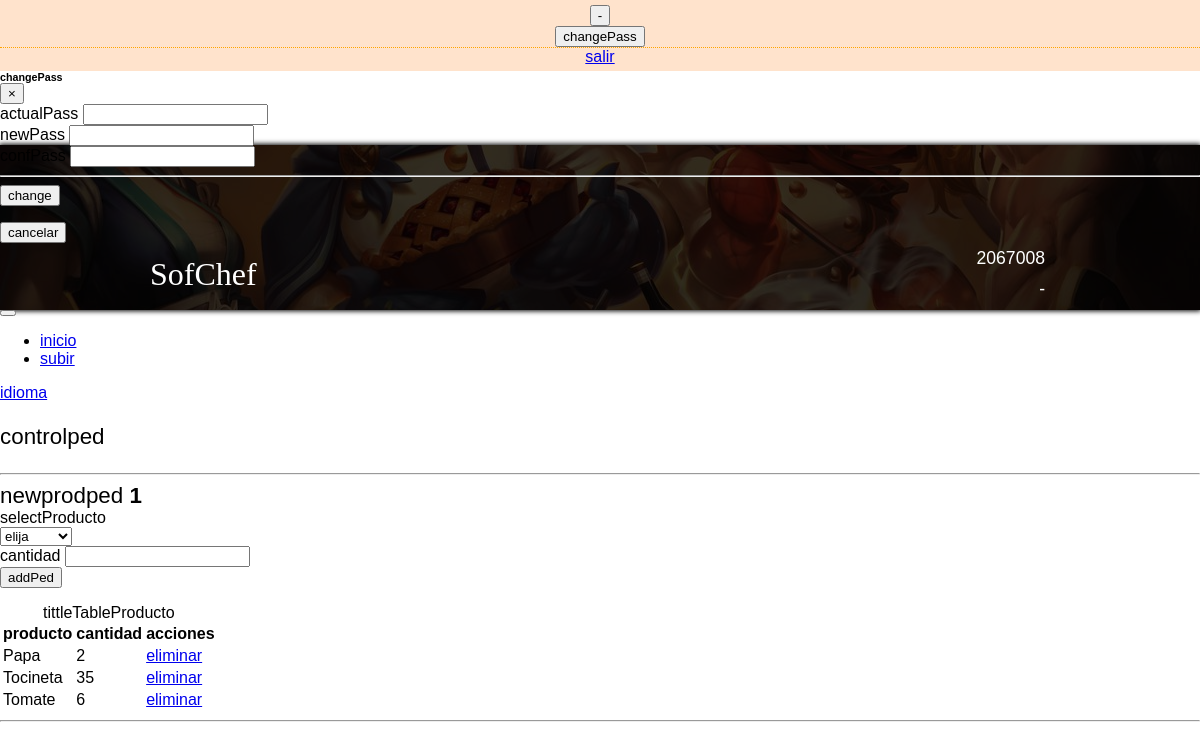
The page /views/pedido/pedidoHP.php?id=1 on the database its author committed.
### tables this page shows
CREATE TABLE `pedido_has_producto` (
  `pedido_idpedido` int(11) NOT NULL,
  `producto_idproducto` int(11) NOT NULL,
  `cantidadProdPed` int(11) NOT NULL
);

CREATE TABLE `producto` (
  `idproducto` int(11) NOT NULL,
  `nombreProducto` varchar(45) NOT NULL,
  `precioProducto` float NOT NULL
);

### config/db.php (called while the page is built)
<?php
class DataBase
{
  public static function conectar()
  {
    $db = new mysqli('localhost', 'root', '', 'nueva');
    $db->query("SET NAMES 'utf8'");
    return $db;
  }
}

### controllers/pedidoHPController.php (called while the page is built, shortened)
<?php
require_once 'models/pedidoHP.php';
class pedidoHPController
{
  public static function getAll($id)
  {
    $p = new PedidoHP();
    $p->setIdPedido($id);
    $pedHP = $p->find();
    return $pedHP;
  }
}

### models/pedidoHP.php (called while the page is built, shortened)
<?php
class PedidoHP
{
  private $db;
  private $idPedido;
  public function __construct()
  {
    $this->db = DataBase::conectar();
  }
  function getIdPedido()
  {
    return $this->idPedido;
  }
  function setIdPedido($idPedido)
  {
    $this->idPedido = $idPedido;
  }
  public function find()
  {
    $sql = "SELECT * FROM pedido_has_producto INNER JOIN producto ON producto_idproducto = idproducto WHERE pedido_idpedido={$this->getIdPedido()}";
    $result = $this->db->query($sql);
    return $result;
  }
}

### views/pedido/pedidoHP.php (the view, shortened to what this page needs)
<link rel="stylesheet" type="text/css" href="<?= baseUrl; ?>assets/datatables/datatables.min.css" />
<link rel="stylesheet" href="<?= baseUrl; ?>assets/css/styleAll.css">
</head>
<body class="animated fadeIn faster">
  <?php require_once 'views/layout/banner.php'; ?>
  <?php require_once 'views/layout/menu.php'; ?>
  <div class="container">
	  <p class="titulo"> <?=controlped?></p>
    <?php if (isset($_SESSION['save']) && $_SESSION['save'] == 'Registrado') : ?>
      <?= Utils::alerta('success', 'Producto Añadido Al Pedido Exitosamente', 'fas fa-check-double') ?>
    <?php elseif (isset($_SESSION['delete']) && $_SESSION['delete'] == 'Eliminado') : ?>
      <?= Utils::alerta('danger', 'Producto Eliminado del Pedido Exitosamente', 'fas fa-check-double') ?>
    <?php elseif (isset($_SESSION['save']) && $_SESSION['save'] == 'Vacios') : ?>
      <?= Utils::alerta('danger', vacios) ?>
    <?php else : ?>
      <hr>
    <?php endif; ?>
    <div class="row my-2">
      <div class="col-md-4 d-flex justify-content-center">
        <div class="card mb-3 border-0">
          <div class="card-header font-italic text-center bg-secondary text-danger">
	    <span class="titulo text-success"><?=newprodped?> <b><?= $_GET['id'] ?></b></span>
          </div>
          <div class="card-body">
            <form action="<?= baseUrl ?>pedidoHP/registrar&id=<?= $_GET['id']; ?>" method="POST">
              <div class="p-2">
                <span><?= selectProducto ?> <i class="fas fa-carrot"></i></span><br>
                <select class="custom-select mr-sm-2 mt-1" name="producto" id="producto">
                  <option><?= elija ?></option>
                </select>
              </div>
              <div class="form-label-group p-2">
	      <label for="cantidad"><?=cantidad?></label>
                <input type="text" id="cantidad" name="cantidad" class="form-control">
              </div>
              <div class="p-2 border-top">
	      <input type="submit" class="btn btn-outline-success btn-block" id="enviar" value="<?=addPed?>">
              </div>
            </form>
          </div>
        </div>
      </div>
      <div class="col-md-8">
        <table class="table table-bordered table-hover" id="tabla">
          <caption class="text-center"><?= tittleTableProducto ?></caption>
          <thead class="table-dark">
            <tr class="font-italic">
              <th scope="col"><?= producto ?></th>
              <th scope="col"><?= cantidad ?></th>
              <th scope="col"><?= acciones ?></th>
            </tr>
          </thead>
          <tbody>
            <?php $p = PedidoHPController::getAll($_GET['id']) ?>
            <?php while ($pedHP = $p->fetch_object()) : ?>
              <tr>
                <td><?= $pedHP->nombreProducto; ?></td>
                <td><?= $pedHP->cantidadProdPed; ?></td>
                <td class="d-flex justify-content-around border border-light">
                  <a href="<?= baseUrl; ?>pedidoHP/eliminar&id=<?= $pedHP->producto_idproducto; ?>&idp=<?= $_GET['id'] ?>" class="btn btn-outline-danger btn-sm"><i class="far fa-trash-alt"></i> <?= eliminar ?></a>
                </td>
              </tr>
            <?php endwhile; ?>
          </tbody>
        </table>
      </div>
    </div>
    <hr>
    <div id="container" style="height: 400px" class="my-3"></div>
  </div>
</body>
</html>

### assets/css/styleAll.css (style rules this page uses)
* { box-sizing: border-box; }
body { font-family: "Montserrat", sans-serif; margin: 0; }
.titulo { font-size: 1.2em; }
@media screen and (min-width: 1024px) { .titulo { font-size: 1.4em; } }

### rows shown on the page
pedido_has_producto: producto_idproducto.nombreProducto "Papa", cantidadProdPed "2"
pedido_has_producto: producto_idproducto.nombreProducto "Tocineta", cantidadProdPed "35"
pedido_has_producto: producto_idproducto.nombreProducto "Tomate", cantidadProdPed "6"

### other values the page prints
changePass "changePass"
salir "salir"
actualPass "actualPass"
newPass "newPass"
confPass "confPass"
change "change"
cancelar "cancelar"
inicio "inicio"
subir "subir"
idioma "idioma"
controlped "controlped"
newprodped "newprodped"
$_GET['id'] "1"
selectProducto "selectProducto"
cantidad "cantidad"
